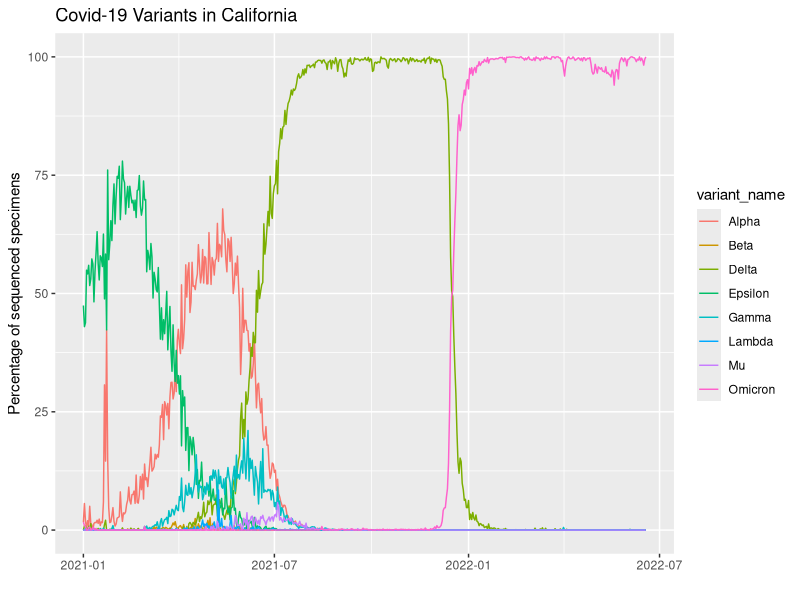
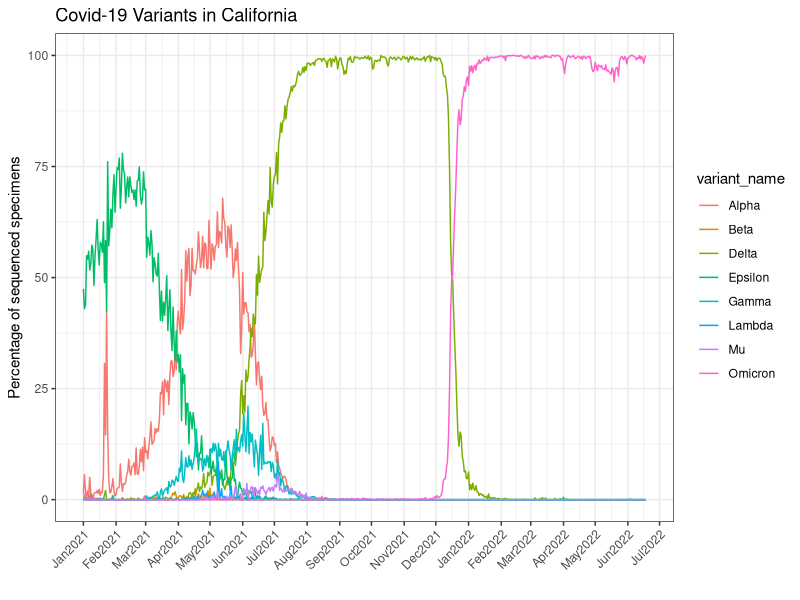

Write R code to recreate these figures, in order.
## ---- chunk 1
knitr::opts_chunk$set(echo = TRUE)
## ---- chunk 2
covid <- read.csv("covid19_variants.csv")
#View(covid)
## ---- chunk 3
library(ggplot2)
library(lubridate)
library(dplyr)
## ---- chunk 4
#First, I will use lubridate to change the dates, currently written in number,
#to be in a year month date word format.
covid$date <- ymd(covid$date)
## ---- chunk 5
#Second, I will need to remove "Total" and "other" row as it will not be calculated in our final graph.
#I can do this by using dplyr!
new.covid1 <- filter(covid, variant_name != "Total")
new.covid <- filter(new.covid1, variant_name != "Other")
#View(new.covid)
## ---- chunk 6
# Now I should be able to put it all together to form a graph!
ggplot(new.covid) + aes(x=date, y=percentage, color=variant_name) +
geom_line() +
labs(x="", y="Percentage of sequenced specimens", title="Covid-19 Variants in California")
## ---- chunk 7
# It looks like the dates are different, we somehow need to add more months in there...
#New attempt to change dates so they have word months and are spaced by 1 month.
#Can actually just do so by adding features to the axes in ggplot.
ggplot(new.covid) + aes(x=date, y=percentage, color=variant_name) +
geom_line() +
labs(x="", y="Percentage of sequenced specimens", title="Covid-19 Variants in California") +
scale_x_date(date_breaks = "1 month", date_labels = "%b%Y") +
theme_bw() +
theme(axis.text.x = element_text(angle=45, hjust=1))

